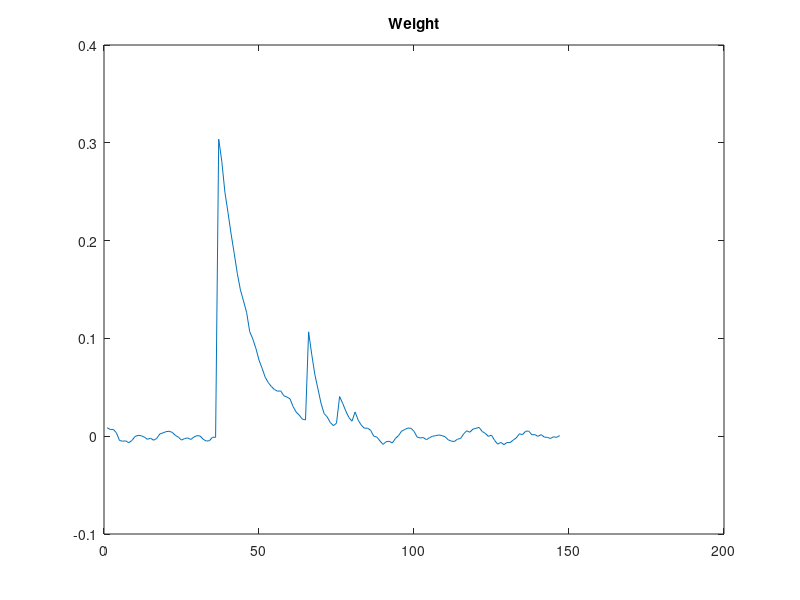
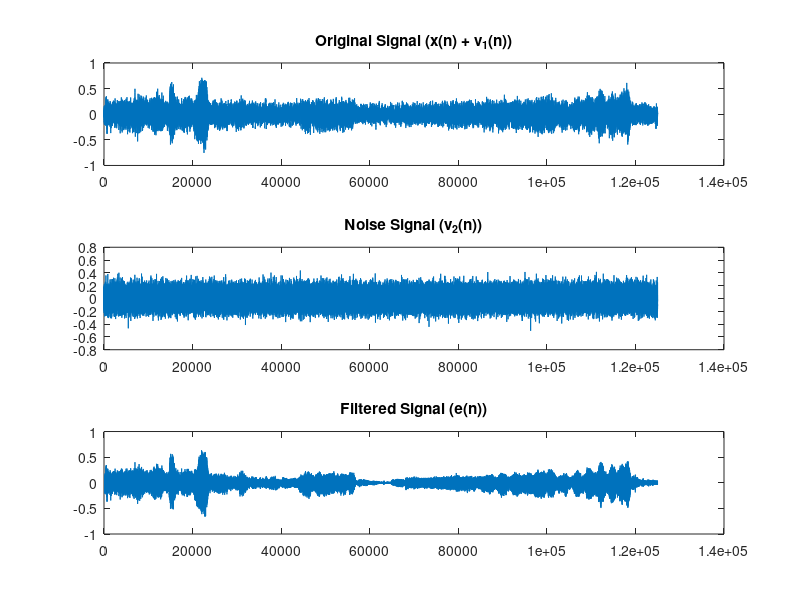

These charts were generated, in order, by the following MATLAB code: (Note: this script raises an error after producing the figures.)
% Load the signals
load('x_plus_v1.mat');
load('v2.mat');

% Parameters
mu = 0.01; % Step size
M = 147; % Filter order (equivalent to 10 ms at 14.7 kHz)
N = length(x_plus_v1); % Number of samples

% Initialize variables
w = zeros(M, 1); % Filter coefficients
y = zeros(N, 1); % Filter output
e = zeros(N, 1); % Error signal

% LMS Algorithm
tic
for n = M:N
    x = v2(n:-1:n-M+1); % Input vector
    y(n) = w' * x; % Filter output
    e(n) = x_plus_v1(n) - y(n); % Error signal
    w = w + mu * e(n) * x; % Update filter coefficients
end
toc

% Plot Weight
figure;
plot(w);
title('Weight');

% Play the filtered signal
sound(e, 14700);

% Plot the results
figure;
subplot(3,1,1);
plot(x_plus_v1);
title('Original Signal (x(n) + v_1(n))');
subplot(3,1,2);
plot(v2);
title('Noise Signal (v_2(n))');
subplot(3,1,3);
plot(e);
title('Filtered Signal (e(n))');

% STFT parameters
w_len = 4096;  % window size for STFT
win = hamming(w_len);  % Windowing function  
fft_len = 8192;  % FFT length for STFT (can be different from the window size).
OverlapLength = w_len / 2;  % Overlapping window length between two STFT analses.  

% Perform STFT
[s_x_plus_v1, f_x_plus_v1, t_x_plus_v1] = stft(x_plus_v1, 14700, 'Window', win, 'OverlapLength', OverlapLength, 'FFTLength', fft_len);
[s_e, f_e, t_e] = stft(e, 14700, 'Window', win, 'OverlapLength', OverlapLength, 'FFTLength', fft_len);

% Convert to dB
s_x_plus_v1_db = mag2db(abs(s_x_plus_v1));
s_e_db = mag2db(abs(s_e));

% Display STFT results
figure
imagesc(t_x_plus_v1, f_x_plus_v1, s_x_plus_v1_db);
cb = colorbar();
caxis([-20, 50]);
colormap jet;
axis xy;
ylim([0 4000]);
xlabel('Time (s)');
ylabel('Frequency (Hz)');
ylabel(cb, 'Magnitude (dB)');
title('STFT of Original Signal');

figure
imagesc(t_e, f_e, s_e_db);
cb = colorbar();
caxis([-20, 50]);
colormap jet;
axis xy;
ylim([0 4000]);
xlabel('Time (s)');
ylabel('Frequency (Hz)');
ylabel(cb, 'Magnitude (dB)');
title('STFT of Filtered Signal');

